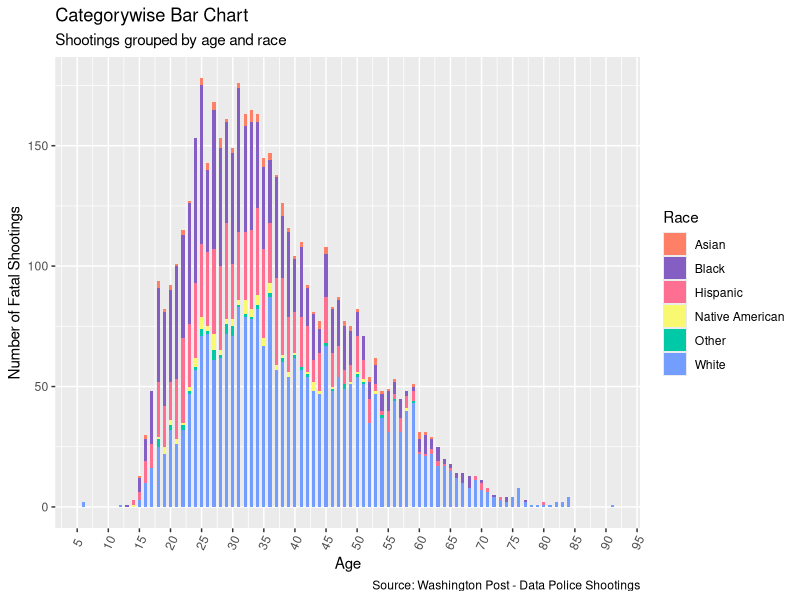

Reproduce this figure in R.
library(ggplot2)
library(tidyverse)

data_table <- read.csv("shootings_wash_post.csv")

data_table <- na.omit(data_table)

filtered_table <- data_table %>%
  select(body_camera, race, age, date) %>%
  filter(race != "")

filtered_table$race <- filtered_table$race %>%
  str_replace_all("A", "Asian") %>%
  str_replace_all("W", "White") %>%
  str_replace_all("H", "Hispanic") %>%
  str_replace_all("B", "Black") %>%
  str_replace_all("O", "Other") %>%
  str_replace_all("N", "Native American")
  

stacked_bar_chart <- ggplot(filtered_table, aes(age)) +
  geom_bar(aes(fill=race), width=0.5) + 
  theme(axis.text.x = element_text(angle=65, vjust=0.6)) +
  scale_x_continuous(n.breaks = 25) +
  labs(title="Categorywise Bar Chart",
       x = "Age",
       y = "Number of Fatal Shootings",
       fill = "Race",
       subtitle="Shootings grouped by age and race", 
       caption="Source: Washington Post - Data Police Shootings") +
  scale_fill_manual(values = c("#FF8066", "#845EC2", "#FF6F91", "#F9F871", "#00C9A7", "#739DFF"))


stacked_bar_chart

#Analysis:
#This graph displays the relationship between age and race on police shootings.
#It is clear to see that younger age groups (typically between the ages of
#22-36 years) have a higher burden of shootings. Moreover, the two racial
#Groups with the most shootings are Black and White individuals. As age 
#Increases past 36 years, the number of shootings begin to drop. However, the
#Racial pattern of these shootings remains stable across. 
